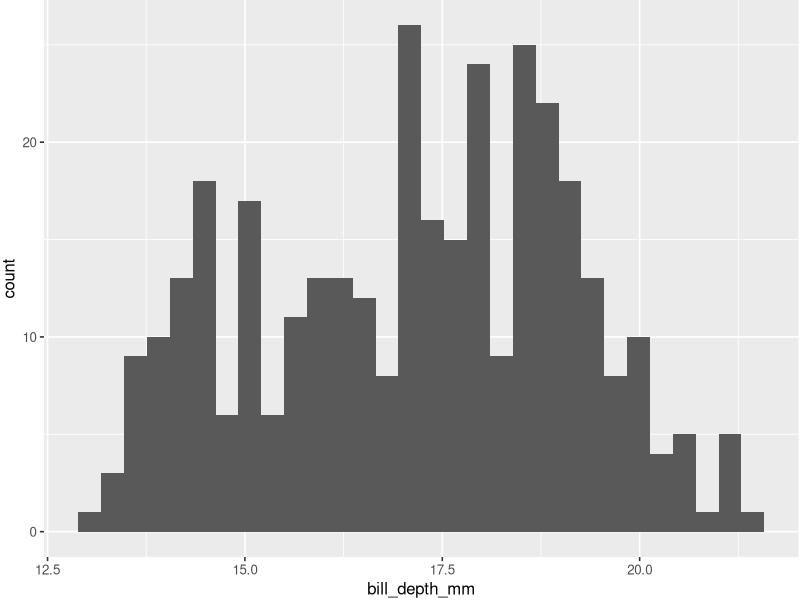
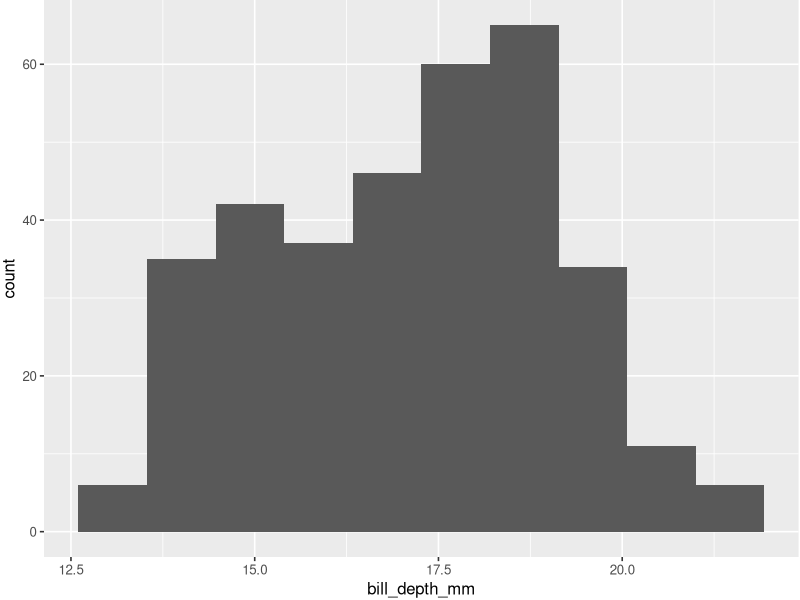
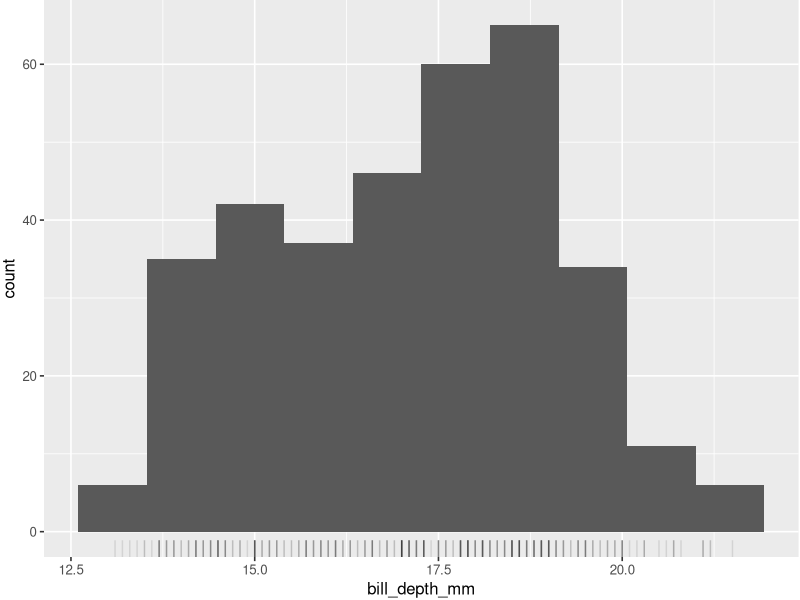
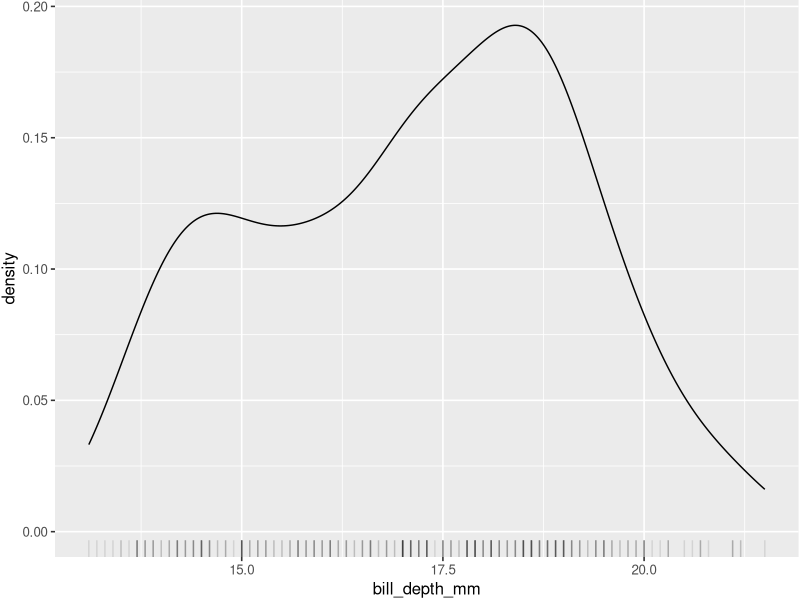
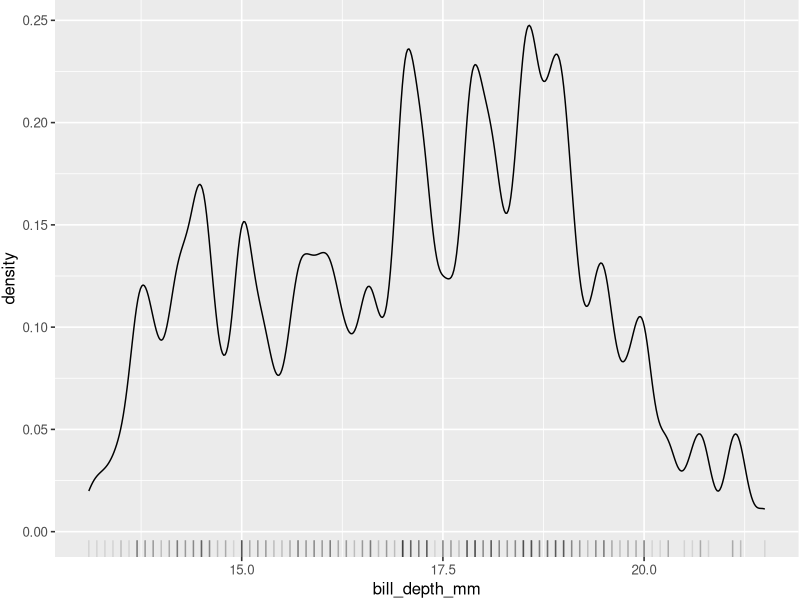
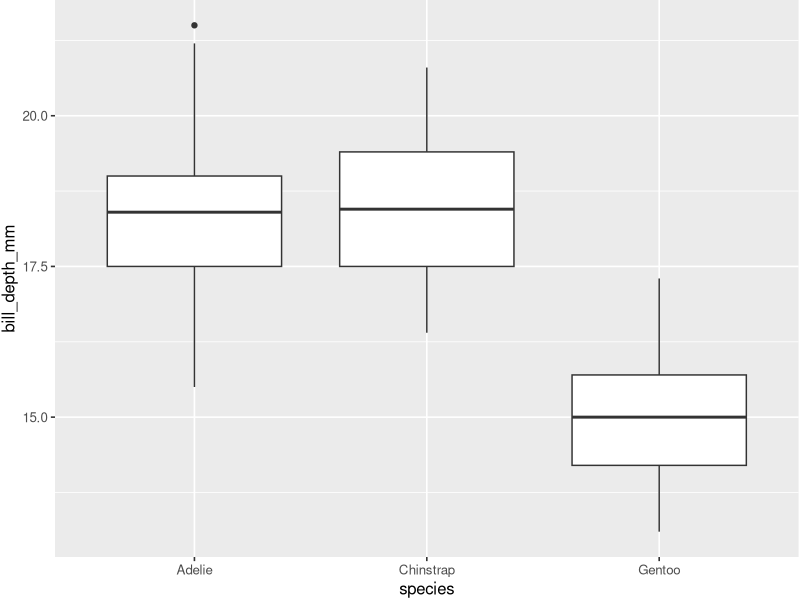
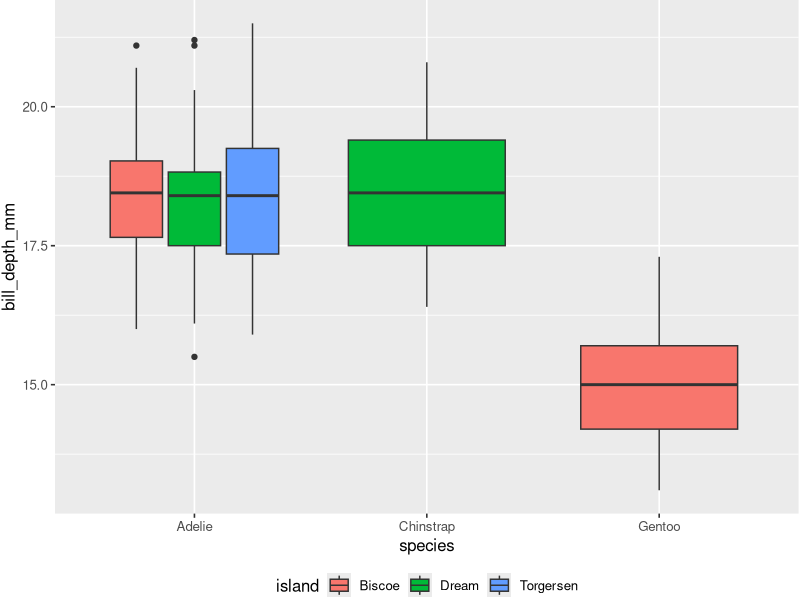
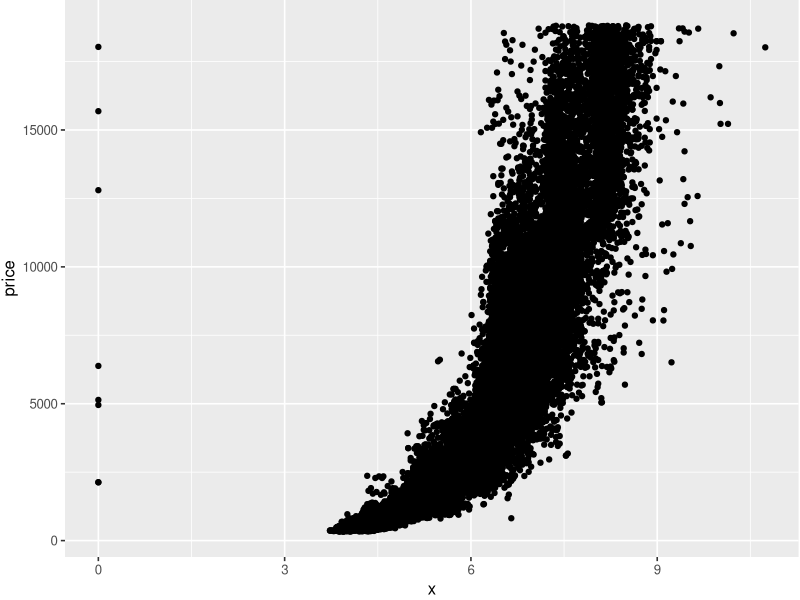

Recreate these plots in R, in order.
## ---- chunk 1
#| include: false
library(tidyverse)
theme_set(
  theme_gray(base_size = 12) +
    theme(legend.position = "bottom",
          legend.box="vertical",
          legend.spacing = unit(2, 'mm'),
          legend.margin = margin(1,1,1,1),
          plot.margin = margin(0,1,1,1)
          )
) 
## ---- chunk 2
# Main tidyverse packages;
# including ggplot2

library(tidyverse)

# The palmer penguins dataset;
# that we are going to use for practice

library(palmerpenguins)
## ---- chunk 3
#| output-location: column
#| fig-width: 5
#| fig-height: 6
penguins %>% 
  ggplot() +
  aes(x = bill_depth_mm) +
  geom_histogram()
## ---- chunk 4
#| output-location: column
#| fig-width: 5
#| fig-height: 6
#| code-line-numbers: "4-7"
penguins %>% 
  ggplot() +
  aes(x = bill_depth_mm) +
  # The number of bins is arbitrary
  # different bins can highlight
  # different patterns
  geom_histogram(bins = 10) 
## ---- chunk 5
#| output-location: column
#| fig-width: 5
#| fig-height: 6
#| code-line-numbers: "8-10"
penguins %>% 
  ggplot() +
  aes(x = bill_depth_mm) +
  # The number of bins is arbitrary
  # different bins can highlight
  # different patterns
  geom_histogram(bins = 10) +
  # You can add a rug under the plot
  # to show the data
  geom_rug(alpha = .1)
## ---- chunk 6
#| output-location: column
#| fig-width: 5
#| fig-height: 6
#| code-line-numbers: "4"
penguins %>% 
  ggplot() +
  aes(x = bill_depth_mm) +
  geom_density() +
  # You can add a rug under the plot
  # to show the data
  geom_rug(alpha = .1)
## ---- chunk 7
#| output-location: column
#| fig-width: 5
#| fig-height: 6
#| code-line-numbers: "4-6"
penguins %>% 
  ggplot() +
  aes(x = bill_depth_mm) +
  # You can adjust how much
  # the line responds to data
  geom_density(adjust = 1/5) +
  # You can add a rug under the plot
  # to show the data
  geom_rug(alpha = .1)
## ---- chunk 8
#| output-location: column
#| fig-width: 5
#| fig-height: 6
penguins %>% 
  ggplot() +
  aes(x = species,
      y = bill_depth_mm) +
  geom_boxplot()
## ---- chunk 9
#| output-location: column
#| fig-width: 5
#| fig-height: 6
#| code-line-numbers: "5-7"
penguins %>% 
  ggplot() +
  aes(x = species,
      y = bill_depth_mm,
      fill = island) +
  # You can use colours to 
  # further stratify the data
  geom_boxplot()
## ---- chunk 10
#| output-location: column
#| fig-width: 5
#| fig-height: 6
diamonds %>%
  ggplot() +
  aes(x = x, 
      y = price) +
  geom_point()
## ---- chunk 11
#| output-location: column
#| fig-width: 5
#| fig-height: 6
#| code-line-numbers: "2-4"
diamonds %>%
  # remove points with
  # unlikely values
  filter(x > 0) %>% 
  ggplot() +
  aes(x = x, 
      y = price) +
  geom_point()
## ---- chunk 12
#| output-location: column
#| fig-width: 5
#| fig-height: 6
#| code-line-numbers: "8-9"
diamonds %>%
  # remove points with
  # unlikely values
  filter(x > 0) %>% 
  ggplot() +
  aes(x = x, 
      y = price) +
  # avoid overplotting
  geom_point(alpha = .1)
## ---- chunk 13
#| output-location: column
#| fig-width: 5
#| fig-height: 6
#| code-line-numbers: "10-11"
diamonds %>%
  # remove points with
  # unlikely values
  filter(x > 0) %>% 
  ggplot() +
  aes(x = x, 
      y = price) +
  # avoid overplotting
  geom_point(alpha = .1) +
  # add a smoothed summary
  geom_smooth()
## ---- chunk 14
#| output-location: column
#| fig-width: 5
#| fig-height: 6
#| code-line-numbers: "11-18"
diamonds %>%
  # remove points with
  # unlikely values
  filter(x > 0) %>% 
  ggplot() +
  aes(x = x, 
      y = price) +
  # avoid overplotting
  geom_point(alpha = .1) +
  # add a smoothed summary
  # with a specific model
  geom_smooth(
    method = lm,
    formula = "y ~ poly(x, 2)"
    ) +
  scale_y_continuous(
    limits = c(NA, 19000)
    )
## ---- chunk 15
#| output-location: column
#| fig-width: 5
#| fig-height: 6
#| code-line-numbers: "9-10"
diamonds %>%
  # remove points with
  # unlikely values
  filter(x > 0) %>% 
  ggplot() +
  aes(x = x, 
      y = price) +
  # avoid overplotting
  # use color to stratify
  geom_point(aes(colour = cut),
      alpha = .1) +
  # add a smoothed summary
  # with a specific model
  geom_smooth(
    method = lm,
    formula = "y ~ poly(x, 2)"
    ) +
  scale_y_continuous(
    limits = c(NA, 19000)
    ) +
  guides(
    colour = guide_legend(
      override.aes = list(
        alpha = 1)))
## ---- chunk 16
#| output-location: column
#| fig-width: 5
#| fig-height: 6
#| code-line-numbers: "18-21"
diamonds %>%
  # remove points with
  # unlikely values
  filter(x > 0) %>% 
  ggplot() +
  aes(x = x, 
      y = price) +
  # avoid overplotting
  # use color to stratify
  geom_point(aes(colour = cut),
      alpha = .1) +
  # add a smoothed summary
  # with a specific model
  geom_smooth(
    method = lm,
    formula = "y ~ poly(x, 2)"
    ) +
  # Use facets to 
  # stratify the data
  facet_wrap(facets = 'cut',
             ncol = 2) +
  scale_y_continuous(
    limits = c(NA, 19000)
    ) +
  guides(
    colour = guide_legend(
      override.aes = list(
        alpha = 1)))
